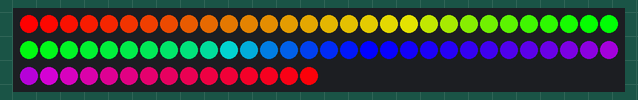
A program run on a simulated ESP32. Parts: 75 RGB LEDs in strip order, left to right, continuing on the next row.

Above: at 0.1 s.
At 4.98 s:
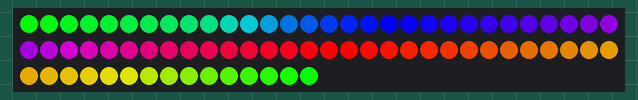
At 9.82 s:
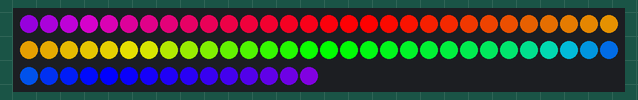
At 19.79 s:
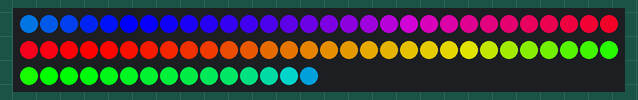
At 29.76 s:
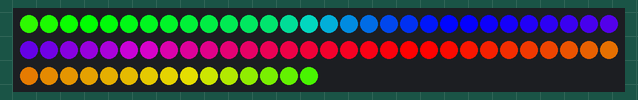
At 39.73 s:
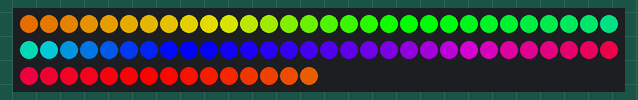

The program:

main.cpp
```cpp
#include <Arduino.h>

#define FASTLED_INTERNAL
#include <FastLED.h>

//#define NUM_LEDS 210
#define NUM_LEDS 75
#define MARKS 1

uint8_t brightness = 0;
uint8_t hue = 0;
uint8_t d_hue = 10;

//uint32_t d_time = 15;
unsigned long d_time = 150;
unsigned long t_e;

uint32_t elapsed[NUM_LEDS];

CRGB leds[NUM_LEDS];

CRGB src_led_colors[NUM_LEDS];
CRGB tar_led_colors[NUM_LEDS];

uint8_t brightness_arr[NUM_LEDS];
uint8_t hue_arr[NUM_LEDS];

int cur_led[MARKS];
unsigned long move_t;

int b_count = 0;


void setup() {
  FastLED.addLeds<NEOPIXEL, 22>(leds, NUM_LEDS);
  /*
  for(int i = 0; i < MARKS; i++){
    cur_led[i] = int (i*NUM_LEDS / MARKS);
    leds[cur_led[i]].setHSV(hue, 255, 150);
  }
  move_t = millis();
  */
  fill_rainbow_circular(leds, NUM_LEDS, hue);
  fill_rainbow_circular(src_led_colors, NUM_LEDS, hue);
  hue+=d_hue;
  fill_rainbow_circular(tar_led_colors, NUM_LEDS, hue);
  FastLED.show();
  delay(1);
}

void loop() {
  /*
  t_e = millis() - move_t;
  if(t_e > d_time){
    for(int mark = 0; mark < MARKS; mark++){
      //for(int i = 0; i < NUM_LEDS; i++){
      //  brightness_arr[i] = uint8_t (brightness_arr[i] / 1.001);
      //}

      hue+=d_hue;
      cur_led[mark]++;
      if (cur_led[mark] >= NUM_LEDS){
        cur_led[mark] = 0;
      }
      hue_arr[cur_led[mark]] = hue;
      brightness_arr[cur_led[mark]] = 150;
    }
  }

  for(int i = 0; i < NUM_LEDS; i++){
    CHSV color_HSV = CHSV(hue_arr[i], 255, brightness_arr[i]);
    CRGB color_RGB;
    hsv2rgb_rainbow(color_HSV, color_RGB);
    tar_led_colors[i] = color_RGB;
  }

  for(int i = 0; i < NUM_LEDS; i++){
    if(elapsed[i] < 1792){
      fract8 frac = elapsed[i]/2048;
      leds[i] = blend(src_led_colors[i], tar_led_colors[i], frac);
    }else{
      leds[i] = tar_led_colors[i];
    }
  }
  */
  if(b_count >= d_time){
    b_count = 0;
    hue += d_hue;
    //for(int i = 0; i < NUM_LEDS; i++){
      //src_led_colors[i] = tar_led_colors[i];
    //}
    fill_rainbow_circular(tar_led_colors, NUM_LEDS, hue);
  }

  nblend(leds, tar_led_colors, NUM_LEDS, b_count*(256/d_time));

  FastLED.show();
  b_count++;
  delay(1);
}
```
